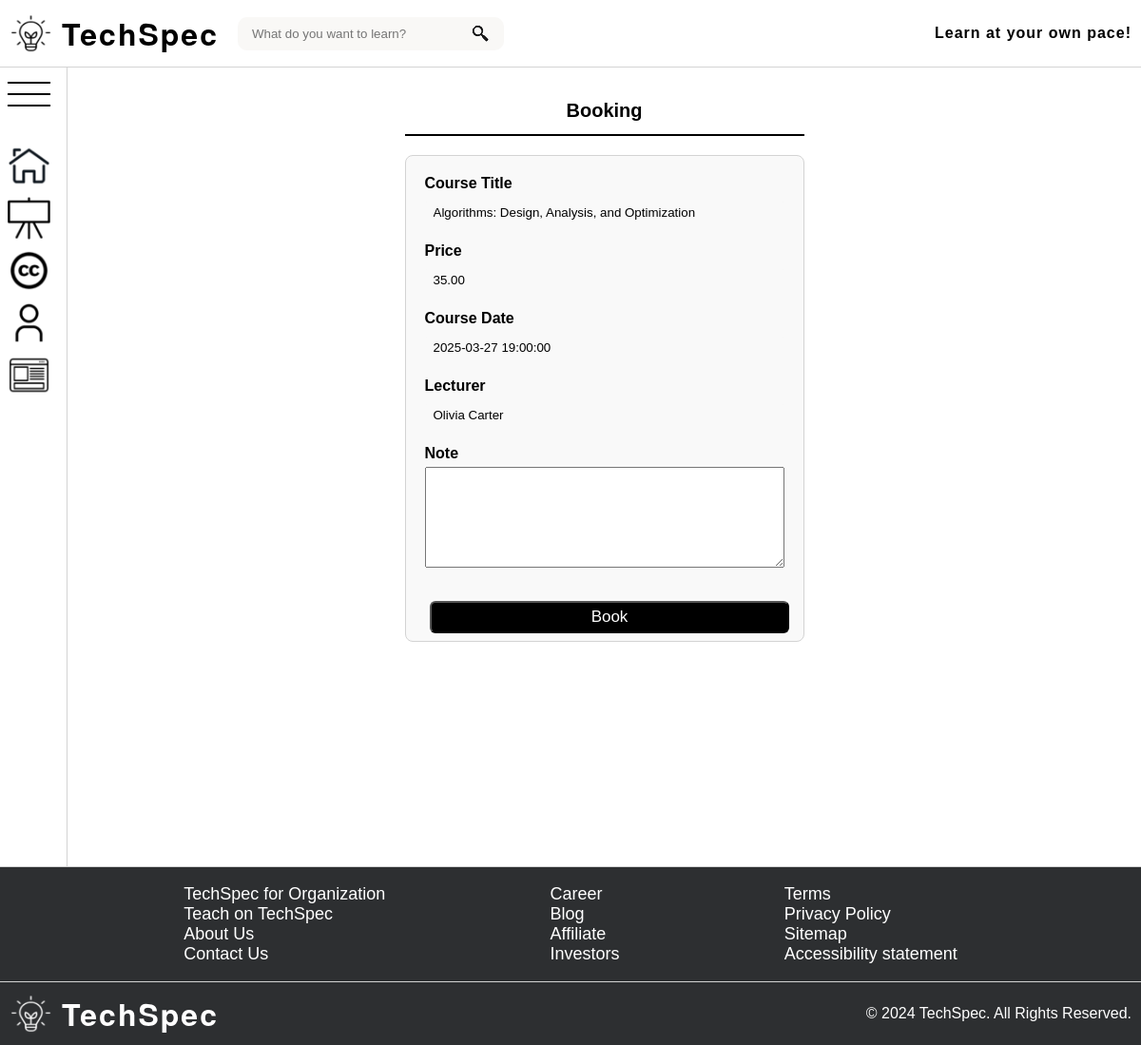
Screenshot of /content/booking.php?courseId=7 (signed in) with the database file from the repository.
### tables this page shows
CREATE TABLE `training_sessions` (
  `trainingID` MEDIUMINT(8) PRIMARY KEY AUTO_INCREMENT,
  `title` VARCHAR(255) NOT NULL,
  `description` TEXT NOT NULL,
  `session_date` DATETIME NOT NULL,
  `price_per_person` DECIMAL(7,2) NOT NULL,
  `discount_price` DECIMAL(7,2),
  `session_imagepath` VARCHAR(255),
  `image_alt` VARCHAR(255),
  `lecturer` VARCHAR(255),
  `category` VARCHAR(255)
);

### content/logic/CoursesManager.php (called while the page is built, shortened)
<?php
class CoursesManager
{
    private static $instance;
    private $courses;
    public static function getInstance()
    {
        if (!isset(self::$instance)) {
            static::$instance = new CoursesManager();
            static::$instance->load();
        }
        return static::$instance;
    }
    private function load()
    {
        try {
            $conn = ConnectionManager::getInstance()->getConnection();
            $stmt = mysqli_prepare($conn, "SELECT * FROM training_sessions");
            if (!mysqli_stmt_execute($stmt)) {
                throw new Exception(Message::INTERNAL_SERVER_ERROR . mysqli_stmt_error($stmt));
            }
            $result = mysqli_stmt_get_result($stmt);
            while ($course = mysqli_fetch_assoc($result)) {
                $this->courses[] = $course;
            }
        } finally {
            $conn = null;
            $stmt = null;
        }
    }
    public function getCoursesById($id)
    {
        $array = [];
        foreach ($this->courses as $course) {
            if ($course['trainingID'] === $id) {
                array_push($array, $course);
            }
        }
        return $array;
    }
}

### content/booking.php (the view, shortened to what this page needs)
<?php
require_once 'shared.php';
require_once './logic/CoursesManager.php';
$isLogin = isset($_SESSION['id']) && isset($_SESSION['name']);
$courseId = filter_input(INPUT_GET, 'courseId', FILTER_VALIDATE_INT);
$coursesManager = CoursesManager::getInstance();
foreach ($coursesManager->getCoursesById(intval($courseId)) as $course) {
  $title = $course['title'];
  $date = $course['session_date'];
  $price = $course['price_per_person'];
  $discountPrice = $course['discount_price'];
  $lecturer = $course['lecturer'];
}
?>
<!DOCTYPE html>
<html lang="en">
<head>
  <link
    href="../assets/stylesheets/common.css"
    rel="stylesheet"
    type="text/css" />
</head>
<body>
  <?php echo stringifyHeaderHtml($isLogin); ?>
  <div class="main-wrapper">
    <?php echo stringifySidebarHtml($isLogin); ?>
    <main>
      <div id="form-wrapper">
        <label id="form-label">Booking</label>
        <form action="" method="post">
          <div class="form-row">
            <label>Course Title</label>
            <input class="disabled" type="text" value="<?= $title ?>" readonly>
          </div>
          <div class="form-row">
            <label>Price</label>
            <?php if ($discountPrice): ?>
              <input class="disabled" type="text" value="<?= $discountPrice ?>" readonly>
            <?php else: ?>
              <input class="disabled" type="text" value="<?= $price ?>" readonly>
            <?php endif; ?>
          </div>
          <div class="form-row">
            <label>Course Date</label>
            <input class="disabled" type="text" value="<?= $date ?>" readonly>
          </div>
          <div class="form-row">
            <label>Lecturer</label>
            <input class="disabled" type="text" value="<?= $lecturer ?>" readonly>
          </div>
          <div class="form-row">
            <label for="note">Note</label>
            <textarea id="note" name="note" rows="5" maxlength="1000"></textarea>
          </div>
          <button type="submit" class="base-btn" name="book" value="book">
            Book
          </button>
        </form>
      </div>
  </div>
  <?php echo stringifyFooterHtml(); ?>
</body>
</html>

### assets/stylesheets/common.css (style rules this page uses)
html, body { width: 100%; margin: 0; font-family: Arial, sans-serif; }
html { height: 100%; }
body { display: flex; flex-direction: column; min-height: 100vh; }
main { display: flex; flex-direction: column; align-items: center; width: calc(100% - 70px); transition: width 0.3s ease; min-height: 100vh; margin: 20px auto; }
.main-wrapper { display: flex; flex-direction: row; }
.base-btn { margin: 3px 5.5px; padding: 5px 20px; cursor: pointer; text-align: center; color: #ffffff; border-radius: 6px; background-color: #000000; font-size: 17px; }
#form-wrapper { display: flex; flex-wrap: wrap; width: min(35vw, 90%); min-width: 280px; }
#form-label { display: flex; align-items: center; flex: 1; justify-content: center; order: -1; height: 50px; border-bottom: 2px solid #000000; font-size: 1.25rem; font-weight: bold; }
#form-wrapper > form { width: 100%; margin: 20px auto; padding: 20px 20px 5px 20px; border: 1px solid #d3d3d3; border-radius: 8px; background: #f9f9f9; }
.form-row { display: flex; flex-direction: column; margin-bottom: 15px; }
.form-row > label { margin-bottom: 5px; font-weight: bold; }
.form-row > input { padding: 8px; border: 1px solid #d3d3d3; border-radius: 8px; transition: border-color 0.3s ease; outline: none; }
.form-row > input.disabled { background-color: #f9f9f9; border-color: #f9f9f9; }
.form-row > textarea { min-height: 100px; max-height: 300px; resize: vertical; }
form > .base-btn { margin-top: 20px; width: 100%; }

### rows the page displays
training_sessions: title "Algorithms: Design, Analysis, and Optimization", price_per_person "35.00", session_date "2025-03-27 19:00:00", lecturer "Olivia Carter"

### other values shown
$message "Learn at your own pace!"
